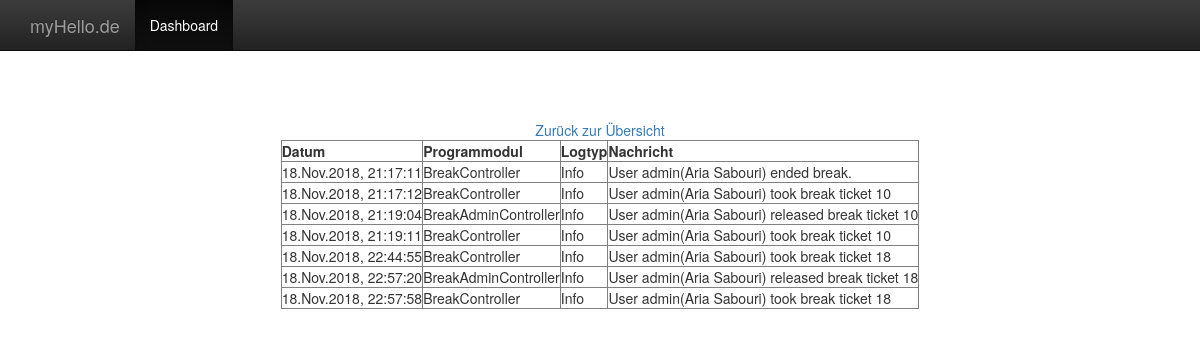
Screenshot of /index.php/showUser?id=1 (signed in) with the database file from the repository.
### tables this page shows
CREATE TABLE IF NOT EXISTS `logs` (
  `id` int(11) NOT NULL AUTO_INCREMENT,
  `time` int(11) NOT NULL,
  `controller` varchar(255) NOT NULL,
  `msgtype` varchar(255) NOT NULL,
  `msg` varchar(255) NOT NULL,
  `user` int(11) NOT NULL,
  `msgcode` int(3) DEFAULT NULL,
  PRIMARY KEY (`id`)
);

### src/Core/AbstractController.php (called while the page is built, shortened)
<?php
abstract class AbstractController
{
  protected function render($view, $params)
  {
    extract($params);
    include __DIR__ . "/../../views/{$view}.php";
  }
}
?>

### src/Log/LogController.php (called while the page is built, shortened)
<?php
class LogController extends AbstractController
{
    public function __construct(LogRepository $logRepository, UserController $userController, $configs)
    {
      $this->logRepository = $logRepository;
      $this->userController = $userController;
      $this->configs = $configs;
    }
    public function returnLogsByUserId($userID)
    {
      $logs = $this->logRepository->fetchLogsByUserId($userID);
      return $logs;
    }
}
?>

### src/User/UserController.php (called while the page is built, shortened)
<?php
class UserController extends AbstractController
{
  public function returnGrants()
  {
    return $_SESSION['grants'];
  }
}
?>

### src/Log/LogRepository.php (called while the page is built, shortened)
<?php
class LogRepository extends AbstractRepository
{
    public function getTableName()
    {
        return "logs";
    }
    public function getModelName()
    {
        return "App\\Log\\LogModel";
    }
    public function fetchLogsByUserId($userID)
    {
      $table = $this->getTableName();
      $model = $this->getModelName();
      $stmt = $this->pdo->prepare("SELECT * FROM `$table` WHERE user = :userid");
      $stmt->execute(['userid' => $userID]);
      $res = $stmt->fetchAll(PDO::FETCH_CLASS, $model);
      return $res;
    }
}
?>

### src/Core/AbstractRepository.php (called while the page is built, shortened)
<?php
abstract class AbstractRepository
{
  public function __construct(PDO $pdo)
  {
    $this->pdo = $pdo;
  }
}
 ?>

### autoload.php (called while the page is built, shortened)
<?php
spl_autoload_register(function ($class) {
    $prefix = 'App\\';
    $base_dir = __DIR__ . '/src/';
    $len = strlen($prefix);
    $relative_class = substr($class, $len);
    $file = $base_dir . str_replace('\\', '/', $relative_class) . '.php';
});

### views/admin/user/showuserlogs.php (the view)
<?php include __DIR__ . "/../../layout/header.php"; ?>
<br/>
<br/>
<center>
<a href="showUser">Zur&uuml;ck zur &Uuml;bersicht</a><br/>
<table border="true">
  <tr>
    <th>Datum</th>
    <th>Programmodul</th>
    <th>Logtyp</th>
    <th>Nachricht</th>
  </tr>
  <?php
  foreach($logs as $log)
  {
    $msgType = $log->msgtype == "ERR" ? "Fehler" : "Info";
    echo "
    <tr>
      <td>".date("d.M.Y, H:i:s", $log->time)."</td>
      <td>{$log->controller}</td>
      <td>{$msgType}</td>
      <td>{$log->msg}</td>
    </tr>";
  }
  ?>
</table>
</center>
<?php include __DIR__ . "/../../layout/footer.php"; ?>

### rows the page displays
logs: time "18.Nov.2018, 21:17:11", controller "BreakController", msgtype "Info", msg "User admin(Aria Sabouri) ended break."
logs: time "18.Nov.2018, 21:17:12", controller "BreakController", msgtype "Info", msg "User admin(Aria Sabouri) took break ticket 10"
logs: time "18.Nov.2018, 21:19:04", controller "BreakAdminController", msgtype "Info", msg "User admin(Aria Sabouri) released break ticket 10"
logs: time "18.Nov.2018, 21:19:11", controller "BreakController", msgtype "Info", msg "User admin(Aria Sabouri) took break ticket 10"
logs: time "18.Nov.2018, 22:44:55", controller "BreakController", msgtype "Info", msg "User admin(Aria Sabouri) took break ticket 18"
logs: time "18.Nov.2018, 22:57:20", controller "BreakAdminController", msgtype "Info", msg "User admin(Aria Sabouri) released break ticket 18"
logs: time "18.Nov.2018, 22:57:58", controller "BreakController", msgtype "Info", msg "User admin(Aria Sabouri) took break ticket 18"
